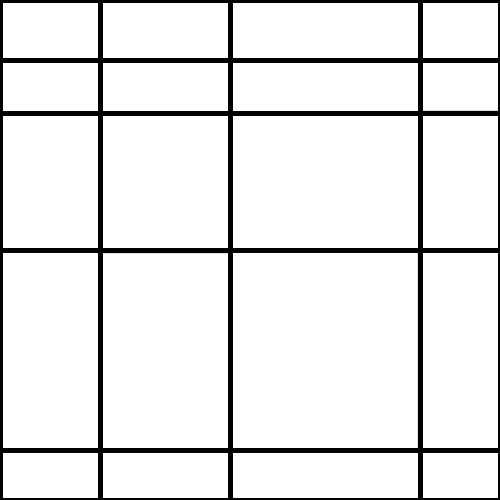
Frame 1 (no input)
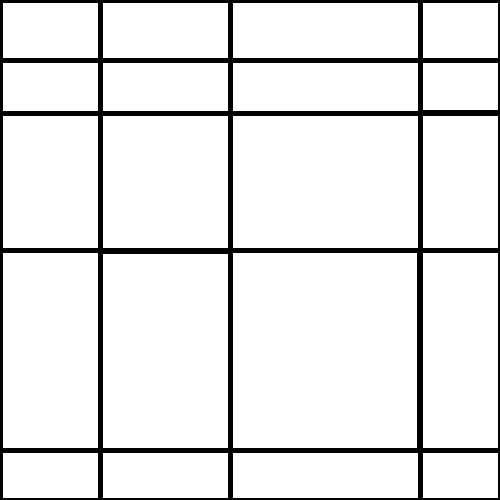
Frame 60 (the mouse pressed at the canvas centre just before this capture)
Frame 120 (the mouse held since frame 60 and released just before this capture): identical to frame 60, image omitted

The Processing sketch that drew these frames (run headless with seeded random() and noise(); from frame 60 on, the mouse is pressed at the canvas centre):

// Processing sketch: processing_69415
// ── processing_69415.pde

//code for display
void setup() {
  size(500, 500);
  background(255, 255, 255);
}

int re = 255;
int gr = 255;
int bl = 255;
int re2 = 255;
int gr2 = 255;
int bl2 = 255;
int re3 = 255;
int gr3 = 255;
int bl3 = 255;




void draw() {
  fill(re,gr,bl);
  strokeWeight(0);
  rect(230, 250, 187, 198);
  fill(re2, gr2, bl2);
  rect(100, 113, 130, 140);
  fill(re3,gr3,bl3);
  rect(420, 60, 80, 50);
  
strokeWeight(5);
//borders
line(0, 500, 0, 0);
line(0, 500, 500, 500);
line(500, 0, 0, 0);
line(500, 0, 500, 500);
//lines
line(0, 60, 500, 60);
line(0, 113, 500, 113);
line(0, 250, 500, 250);
line(0, 450, 500, 450);
line(100, 0, 100, 500);
line(230, 0, 230, 500);
line(420, 0, 420, 500);
}


void mouseClicked() {
  
  //turn red
  if ((re == 255)&&(gr == 255)&&(bl == 255)) {
    re = 255;
    gr = 0;
    bl = 0;
     //fill square 2 + 3
    float poo = random(1,2);
    poo = int(poo);
    if(poo == 1)
    {
      re2 = 255;
      gr2 = 255;
      bl2 = 0;
      re3 = 0;
      gr3 = 0;
      bl3 = 255;
    }
    else
    {
      re2 = 0;
      gr2 = 0;
      bl2 = 255;
      re3 = 255;
      gr3 = 255;
      bl3 = 0;
    }
    
    //turn yellow
  } else if ((re == 255)&&(gr == 0)&&(bl == 0)) {
    re = 255;
    gr = 255;
    bl = 0;
         //fill square 2 + 3
    float poo = random(1,2);
    poo = int(poo);
    if(poo == 1)
    {
      re2 = 255;
      gr2 = 0;
      bl2 = 0;
      re3 = 0;
      gr3 = 0;
      bl3 = 255;
    }
    else
    {
      re2 = 0;
      gr2 = 0;
      bl2 = 255;
      re3 = 255;
      gr3 = 0;
      bl3 = 0;
    }
    
  }
    //turn blue
    else if ((re == 255)&&(gr == 255)&&(bl == 0)) {
    re = 0;
    gr = 0;
    bl = 255;
         //fill square 2 + 3
    float poo = random(1,2);
    poo = int(poo);
    if(poo == 1)
    {
      re2 = 255;
      gr2 = 255;
      bl2 = 0;
      re3 = 255;
      gr3 = 0;
      bl3 = 0;
    }
    else
    {
      re2 = 255;
      gr2 = 0;
      bl2 = 0;
      re3 = 255;
      gr3 = 255;
      bl3 = 0;
    }
  }
    else if((re == 0)&&(gr == 0)&&(bl == 255)){
    re = 255;
    gr = 0;
    bl = 0; 
         //fill square 2 + 3
    float poo = random(1,2);
    poo = int(poo);
    if(poo == 1)
    {
      re2 = 255;
      gr2 = 255;
      bl2 = 0;
      re3 = 0;
      gr3 = 0;
      bl3 = 255;
    }
    else
    {
      re2 = 0;
      gr2 = 0;
      bl2 = 255;
      re3 = 255;
      gr3 = 255;
      bl3 = 0;
    }
    }
    
    
    
}
